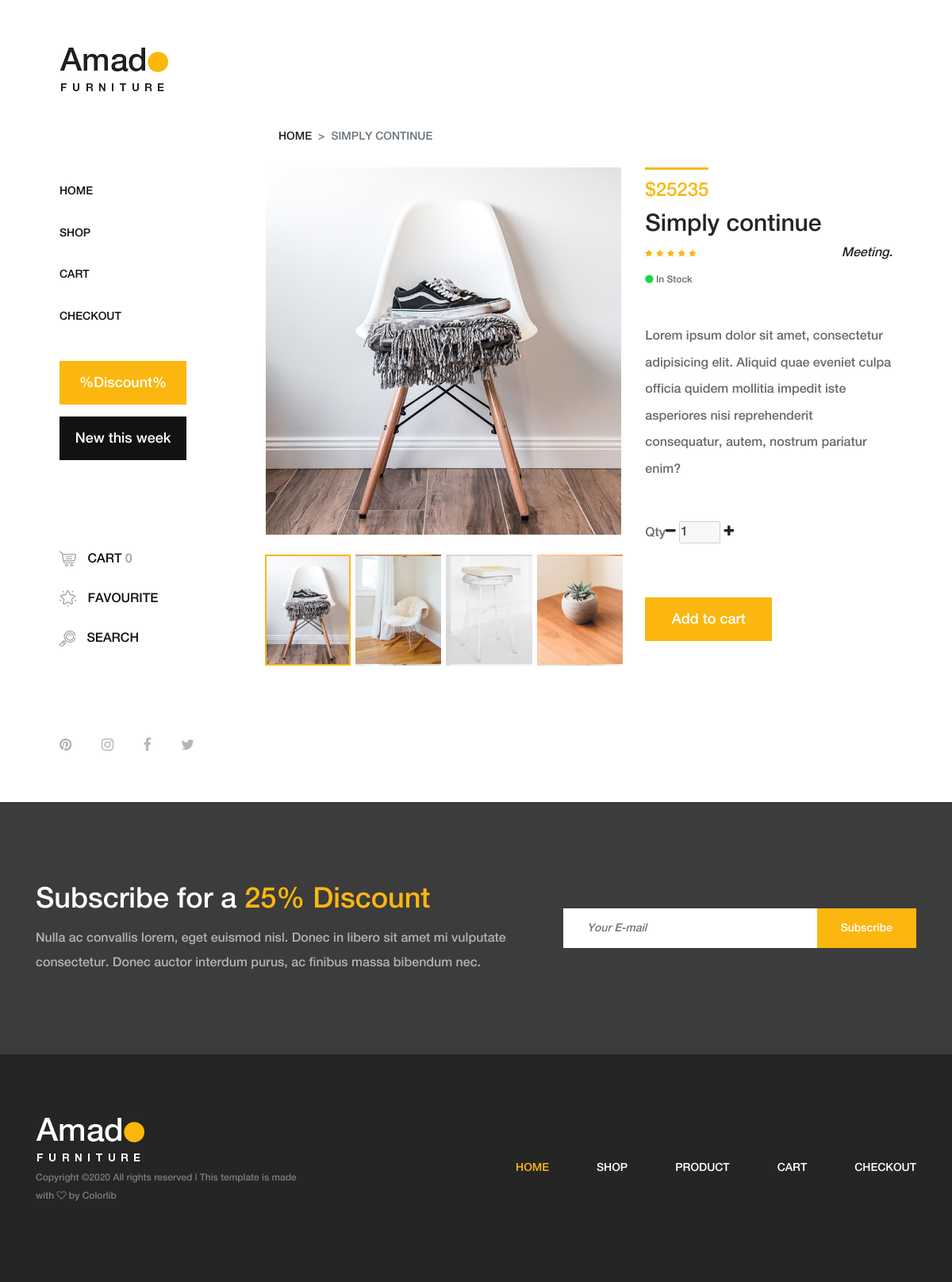
The page /product-detail/11 (signed in) on the database its author committed.
### shop/models.py (models this page shows, shortened)
class Book(models.Model):
    title = models.CharField('title', max_length=15)
    author = models.ForeignKey(Author, on_delete=models.CASCADE)
    img = models.ImageField('book photo')
    price = models.PositiveSmallIntegerField('price')

class Author(models.Model):
    name = models.CharField('author name', max_length=15)
    dob = models.DateField('author\'s date of birth')
    def __str__(self):
        return self.name

### shop/views.py (the view)
# urls.py: path('product-detail/<int:pk>', BookDetailView.as_view()),
class BookDetailView(DetailView):
    model = Book
    slug_field = 'id'
    template_name = 'product-details.html'
    def get_context_data(self, **kwargs):
        context = super(BookDetailView, self).get_context_data(**kwargs)
        order = Order.objects.get_or_create(customer=self.request.user.customer, complete=False)[0]
        count = 0
        for _ in OrderItem.objects.filter(order=order):
            count += _.quantity
        context['order_count'] = count
        return context

### templates/product-details.html (shortened to what this page needs)
{% extends 'base.html' %}
{% load static %}
{% block content %}
        <div class="single-product-area section-padding-100 clearfix">
            <div class="container-fluid">
                <div class="row">
                    <div class="col-12">
                        <nav aria-label="breadcrumb">
                            <ol class="breadcrumb mt-50">
                                <li class="breadcrumb-item"><a href="#">Home</a></li>
                                <li class="breadcrumb-item active" aria-current="page">{{ book.title }}</li>
                            </ol>
                        </nav>
                    </div>
                </div>
                <div class="row">
                    <div class="col-12 col-lg-7">
                        <div class="single_product_thumb">
                            <div id="product_details_slider" class="carousel slide" data-ride="carousel">
                                <ol class="carousel-indicators">
                                    <li class="active" data-target="#product_details_slider" data-slide-to="0" style="background-image: url(../static/img/product-img/pro-big-1.jpg);">
                                    </li>
                                    <li data-target="#product_details_slider" data-slide-to="1" style="background-image: url(../static/img/product-img/pro-big-2.jpg);">
                                    </li>
                                    <li data-target="#product_details_slider" data-slide-to="2" style="background-image: url(../static/img/product-img/pro-big-3.jpg);">
                                    </li>
                                    <li data-target="#product_details_slider" data-slide-to="3" style="background-image: url(../static/img/product-img/pro-big-4.jpg);">
                                    </li>
                                </ol>
                                <div class="carousel-inner">
                                    <div class="carousel-item active">
                                        <a class="gallery_img" href="{% static 'img/product-img/pro-big-1.jpg' %}">
                                            <img class="d-block w-100" src="{% static 'img/product-img/pro-big-1.jpg' %}" alt="First slide">
                                        </a>
                                    </div>
                                </div>
                            </div>
                        </div>
                    </div>
                    <div class="col-12 col-lg-5">
                        <div class="single_product_desc">
                            <div class="product-meta-data">
                                <div class="line"></div>
                                <p class="product-price">${{ book.price }}</p>
                                <a href="product-detail">
                                    <h6>{{ book.title }}</h6>
                                </a>
                                <div class="ratings-review mb-15 d-flex align-items-center justify-content-between">
                                    <div class="ratings">
                                        <i class="fa fa-star" aria-hidden="true"></i>
                                        <i class="fa fa-star" aria-hidden="true"></i>
                                        <i class="fa fa-star" aria-hidden="true"></i>
                                        <i class="fa fa-star" aria-hidden="true"></i>
                                        <i class="fa fa-star" aria-hidden="true"></i>
                                    </div>
                                    <div class="review">
                                        <i href="#">{{ book.author}}</i>
                                    </div>
                                </div>
                                <p class="avaibility"><i class="fa fa-circle"></i> In Stock</p>
                            </div>
                            <div class="short_overview my-5">
                                <p>Lorem ipsum dolor sit amet, consectetur adipisicing elit. Aliquid quae eveniet culpa officia quidem mollitia impedit iste asperiores nisi reprehenderit consequatur, autem, nostrum pariatur enim?</p>
                            </div>
                                <div class="cart-btn d-flex mb-50">
                                    <p>Qty</p>
                                    <div class="quantity">
                                        <span class="qty-minus"><i class="fa fa-minus" aria-hidden="true"></i> </span>
                                        <input data-id="{{ item.book_id }}" type="number" class="qty-text" id="qty" step="1" min="1" max="300" name="quantity" value="1" disabled>
                                        <span class="qty-plus"><i class="fa fa-plus" aria-hidden="true"></i> </span>
                                    </div>
                                </div>
                            <button id="btn" name="addtocart" class="btn amado-btn">Add to cart</button>
                        </div>
                    </div>
                </div>
            </div>
        </div>
{% endblock content %}

### static/css/core-style.css (style rules this page uses)
* { margin: 0; padding: 0; }
body { font-family: "helveticaneuemedium"; font-size: 16px; }
h1, h2, h3, h4, h5, h6 { color: #242424; line-height: 1.3; font-weight: 400; }
p { color: #6d6d6d; font-size: 16px; line-height: 1.9; font-weight: 400; }
a { -webkit-transition: all 500ms ease 0s; transition: all 500ms ease 0s; text-decoration: none; outline: 0 solid transparent; color: #131212; font-weight: 400; font-size: 12px; }
ul, ol { margin: 0; }
ul li, ol li { list-style: none; }
img { height: auto; max-width: 100%; }
.mt-50 { margin-top: 50px !important; }
.mb-15 { margin-bottom: 15px !important; }
.mb-50 { margin-bottom: 50px !important; }
.section-padding-100 { padding-top: 100px; padding-bottom: 100px; }
.amado-btn { display: inline-block; min-width: 160px; height: 55px; color: #ffffff; border: none; border-radius: 0; padding: 0 7px; font-size: 18px; line-height: 56px; background-color: #fbb710; font-weight: 400; }
.main-content-wrapper .single-product-area { position: relative; z-index: 1; -webkit-box-flex: 0; -ms-flex: 0 0 calc(95% - 320px); flex: 0 0 calc(95% - 320px); width: calc(95% - 320px); max-width: calc(95% - 320px); }
.main-content-wrapper .single-product-area .breadcrumb { background-color: transparent; }
.main-content-wrapper .single-product-area .breadcrumb .breadcrumb-item { font-size: 14px; text-transform: uppercase; }
.main-content-wrapper .single-product-area .breadcrumb .breadcrumb-item a { color: #242424; font-size: 14px; text-transform: uppercase; }
.main-content-wrapper .single-product-area .breadcrumb .breadcrumb-item + .breadcrumb-item::before { content: ">"; }
.main-content-wrapper .single-product-area .single_product_thumb { position: relative; z-index: 1; margin-bottom: 170px; }
.main-content-wrapper .single-product-area .single_product_thumb .carousel-indicators { margin: 0 7.5px; bottom: -165px; }
.main-content-wrapper .single-product-area .single_product_thumb .carousel-indicators li { -webkit-box-flex: 0; -ms-flex: 0 0 25%; flex: 0 0 25%; width: 25%; min-width: 25%; height: 140px; background-position: center center; background-size: cover; border: 2px solid transparent; cursor: pointer; }
.main-content-wrapper .single-product-area .single_product_thumb .carousel-indicators li.active { border: 2px solid #fbb710; }
.main-content-wrapper .single-product-area .single_product_thumb .carousel-item a { cursor: zoom-in; }
.main-content-wrapper .single-product-area .single_product_desc { position: relative; z-index: 1; }
.main-content-wrapper .single-product-area .single_product_desc .product-meta-data .line { width: 80px; height: 3px; background-color: #fbb710; margin-bottom: 15px; display: block; }
.main-content-wrapper .single-product-area .single_product_desc .product-meta-data .product-price { font-size: 24px; font-weight: 400; color: #fbb710; line-height: 1; margin-bottom: 10px; }
.main-content-wrapper .single-product-area .single_product_desc .product-meta-data a { display: block; }
.main-content-wrapper .single-product-area .single_product_desc .product-meta-data a h6 { font-size: 30px; margin-bottom: 5px; }
.main-content-wrapper .single-product-area .single_product_desc .product-meta-data .ratings-review .ratings i { font-size: 10px; color: #fbb710; }
.main-content-wrapper .single-product-area .single_product_desc .product-meta-data .avaibility { margin-bottom: 0; font-size: 12px; color: #6b6b6b; line-height: 1; }
.main-content-wrapper .single-product-area .single_product_desc .product-meta-data .avaibility i { color: #20d34a; font-size: 12px; }
.main-content-wrapper .single-product-area .single_product_desc .short_overview p { line-height: 2.1; color: #6b6b6b; }

### rows shown on the page
Book: title "SIMPLY CONTINUE", price "25235", title "Simply continue", author "Meeting."

### other values the page prints
{{ order_count|default_if_none:0 }} "0"
